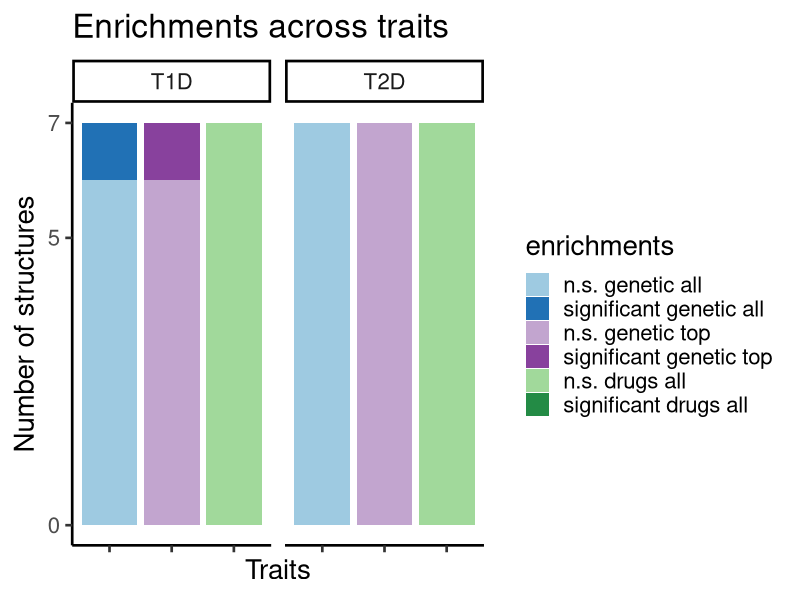

Write the R code that produced this figure.
## ---- chunk 1
library(ggplot2)
## ---- chunk 2
mydata <- read.csv("Enrichments_barplot_pancreas_human_15PCW_S1.csv", sep = ";")
## ---- chunk 3
enrichments <- mydata$Enrichment
trait <- mydata$Trait
number_of_structures <- as.numeric(mydata$Structures)
geneset <- mydata$Gene.set
factor_lvl <- 1:length(mydata[,1])
## ---- chunk 4
enrichments <- factor(enrichments, levels = rev(unique(enrichments)))
geneset <- factor(geneset, levels = unique(geneset))
trait <- factor(trait, levels = unique(trait))

## ---- chunk 5
# creating data frame 
enriched_proportions <- data.frame(number_of_structures,trait,enrichments,geneset,factor_lvl)

## ---- chunk 6
p1 <-   ggplot(enriched_proportions, aes(x=geneset, y=number_of_structures, fill = enrichments)) +
    geom_bar(stat="identity", position = "stack") +
    scale_y_continuous(breaks = c(0,5,7)) + #,limits = c(0,20)) +
    #geom_text(size = 6, position = position_stack(vjust = 0.75),aes(label = number_of_structures)) +
    facet_wrap(~ trait, ncol = 12) +
    labs(title="Enrichments across traits") +
    xlab("Traits") +
    ylab("Number of structures") +
    theme_classic(base_size = 20) +
    theme(axis.text.x=element_blank()) +
    scale_fill_manual(values=c("#238B45", "#A1D99B","#88419D","#C2A5CF","#2171B5","#9ECAE1")) +
    #coord_flip() +
    guides(fill = guide_legend(reverse = T))

p1
## ---- chunk 7
sessionInfo()
